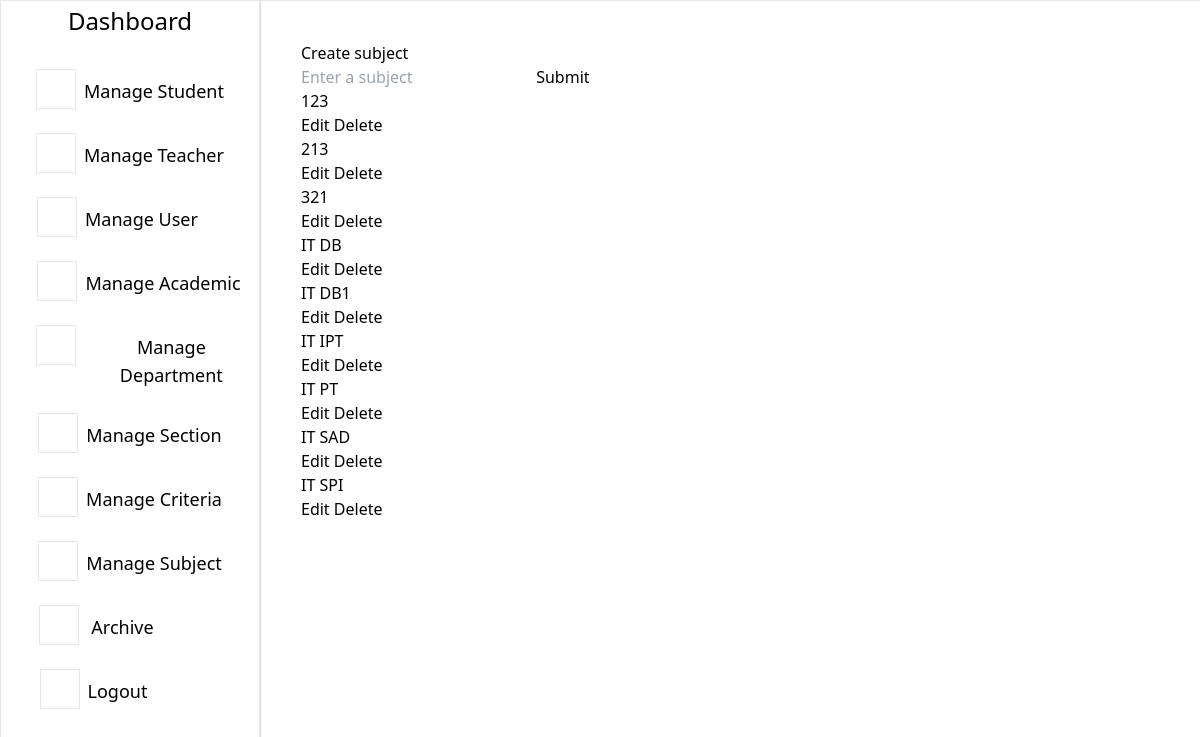
Screenshot of /admin/subject_create.php with the database file from the repository.
### tables this page shows
CREATE TABLE `tblsubject` (
  `subject_id` int NOT NULL,
  `subject_name` varchar(255) NOT NULL
);

### admin/subject.php (called while the page is built, shortened)
<?php
include("../database/dbconnect.php");
function displaySubject()
{
  global $conn;
  try {
    $sql = "SELECT subject_id, subject_name FROM tblsubject";
    $stmt = $conn->prepare($sql);
    $stmt->execute();
    $result = $stmt->get_result();
    $subjectList = [];
    if ($result->num_rows > 0) {
      while ($row = $result->fetch_assoc()) {
        $subjectList[] = $row;
      }
    }
    return $subjectList;
  } catch (mysqli_sql_exception $e) {
    error_log("Error fetching subject: " . $e->getMessage());
    return [];
  }
}
?>

### admin/subject_create.php (the view, shortened to what this page needs)
<?php
include("../database/dbconnect.php");
include("./subject.php");
include('../admin/aside.php');
$selectedSubject = "";
$subjectList = displaysubject();
?>
<!DOCTYPE html>
<html lang="en">
<head>
   <script src="https://cdn.tailwindcss.com"></script>
</head>
<body>
<div class="fixed bottom-0 left-0 right-0 top-0 z-10 mx-[260px] w-[1200px] p-10 border">
    <h1>Create subject</h1>
    <form action="<?php echo htmlspecialchars($_SERVER['PHP_SELF']); ?>" method="post">
      <input type="text" name="subject" placeholder="Enter a subject" value="<?php echo htmlspecialchars($selectedSubject); ?>" required>
      <input type="submit" value="Submit" />
    </form>
    <div id="subjectlist">
      <?php if (count($subjectList) > 0): ?>
        <div>
          <?php foreach ($subjectList as $index => $listsubject): ?>
            <div class="subject-item">
              <div><?php echo htmlspecialchars($listsubject['subject_name']); ?></div>
              <div class="dropdown">
                <a href="<?php echo htmlspecialchars($_SERVER['PHP_SELF']); ?>?edit=<?php echo $listsubject['subject_id']; ?>">Edit</a>
                <a href="<?php echo htmlspecialchars($_SERVER['PHP_SELF']); ?>?delete=<?php echo $listsubject['subject_id']; ?>" onclick="return confirm(`Are you sure you want to delete this subject ?`);">Delete</a>
              </div>
            </div>
          <?php endforeach; ?>
        </div>
      <?php else: ?>
        <div class="no-subject">No subject Available</div>
      <?php endif; ?>
    </div>
  </div>
</body>
</html>

### rows the page displays
tblsubject: subject_name "123"
tblsubject: subject_name "213"
tblsubject: subject_name "321"
tblsubject: subject_name "IT DB"
tblsubject: subject_name "IT DB1"
tblsubject: subject_name "IT IPT"
tblsubject: subject_name "IT PT"
tblsubject: subject_name "IT SAD"
tblsubject: subject_name "IT SPI"
